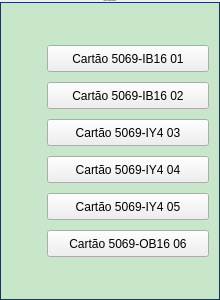
<?xml version="1.0" encoding="UTF-8"?>
<ui version="4.0">
 <class>Form</class>
 <widget class="QWidget" name="Form">
  <property name="geometry">
   <rect>
    <x>0</x>
    <y>0</y>
    <width>220</width>
    <height>300</height>
   </rect>
  </property>
  <property name="minimumSize">
   <size>
    <width>220</width>
    <height>300</height>
   </size>
  </property>
  <property name="maximumSize">
   <size>
    <width>220</width>
    <height>300</height>
   </size>
  </property>
  <property name="windowTitle">
   <string>Controladora Booster</string>
  </property>
  <layout class="QVBoxLayout" name="verticalLayout">
   <property name="spacing">
    <number>0</number>
   </property>
   <property name="leftMargin">
    <number>0</number>
   </property>
   <property name="topMargin">
    <number>0</number>
   </property>
   <property name="rightMargin">
    <number>0</number>
   </property>
   <property name="bottomMargin">
    <number>0</number>
   </property>
   <item>
    <layout class="QVBoxLayout" name="verticalLayout_2">
     <property name="spacing">
      <number>0</number>
     </property>
     <item>
      <widget class="PyDMLabel" name="PyDMLabel">
       <property name="font">
        <font>
         <pointsize>-1</pointsize>
        </font>
       </property>
       <property name="toolTip">
        <string/>
       </property>
       <property name="styleSheet">
        <string notr="true">PyDMLabel {
 qproperty-alignment: AlignCenter;
 border: 1px solid #FF17365D;
 background-color: #FF17365D;
 color: rgb(255, 255, 255);
 min-height: 45px;
 max-height: 45px;
 font-size: 14px;
}</string>
       </property>
       <property name="text">
        <string>Falhas Controladora Booster</string>
       </property>
       <property name="alignment">
        <set>Qt::AlignCenter</set>
       </property>
      </widget>
     </item>
     <item>
      <widget class="QFrame" name="frame">
       <property name="styleSheet">
        <string notr="true">QFrame#frame{
     border: 1px solid #FF17365D;
	 background-color: #c8e6c9;
}

PyDMByteIndicator {
  min-height: 1.50em;
  max-height: 1.50em;
  min-width: 1.50em;
}

PyDMRelatedDisplayButton{
  min-height: 25px;
  max-height: 25px;
  min-width: 160px;
  max-width: 160px;
}</string>
       </property>
       <property name="frameShape">
        <enum>QFrame::StyledPanel</enum>
       </property>
       <property name="frameShadow">
        <enum>QFrame::Raised</enum>
       </property>
       <layout class="QVBoxLayout" name="verticalLayout_3">
        <property name="spacing">
         <number>0</number>
        </property>
        <property name="leftMargin">
         <number>0</number>
        </property>
        <property name="topMargin">
         <number>0</number>
        </property>
        <property name="rightMargin">
         <number>0</number>
        </property>
        <property name="bottomMargin">
         <number>0</number>
        </property>
        <item>
         <layout class="QGridLayout" name="gridLayout">
          <property name="leftMargin">
           <number>5</number>
          </property>
          <property name="topMargin">
           <number>5</number>
          </property>
          <property name="rightMargin">
           <number>5</number>
          </property>
          <property name="bottomMargin">
           <number>5</number>
          </property>
          <property name="horizontalSpacing">
           <number>5</number>
          </property>
          <property name="verticalSpacing">
           <number>10</number>
          </property>
          <item row="2" column="0">
           <widget class="PyDMByteIndicator" name="PyDMByteIndicator_6">
            <property name="sizePolicy">
             <sizepolicy hsizetype="Fixed" vsizetype="Fixed">
              <horstretch>0</horstretch>
              <verstretch>0</verstretch>
             </sizepolicy>
            </property>
            <property name="minimumSize">
             <size>
              <width>27</width>
              <height>27</height>
             </size>
            </property>
            <property name="maximumSize">
             <size>
              <width>30</width>
              <height>27</height>
             </size>
            </property>
            <property name="toolTip">
             <string/>
            </property>
            <property name="channel" stdset="0">
             <string>ca://RA-RaBO02:RF-IntlkCtrl:IY403Fault-Mon.VAL</string>
            </property>
            <property name="onColor" stdset="0">
             <color>
              <red>255</red>
              <green>0</green>
              <blue>0</blue>
             </color>
            </property>
            <property name="offColor" stdset="0">
             <color>
              <red>0</red>
              <green>255</green>
              <blue>0</blue>
             </color>
            </property>
            <property name="showLabels" stdset="0">
             <bool>false</bool>
            </property>
            <property name="circles" stdset="0">
             <bool>true</bool>
            </property>
           </widget>
          </item>
          <item row="4" column="0">
           <widget class="PyDMByteIndicator" name="PyDMByteIndicator_8">
            <property name="sizePolicy">
             <sizepolicy hsizetype="Fixed" vsizetype="Fixed">
              <horstretch>0</horstretch>
              <verstretch>0</verstretch>
             </sizepolicy>
            </property>
            <property name="minimumSize">
             <size>
              <width>27</width>
              <height>27</height>
             </size>
            </property>
            <property name="maximumSize">
             <size>
              <width>30</width>
              <height>27</height>
             </size>
            </property>
            <property name="toolTip">
             <string/>
            </property>
            <property name="channel" stdset="0">
             <string>ca://RA-RaBO02:RF-IntlkCtrl:IY405Fault-Mon.VAL</string>
            </property>
            <property name="onColor" stdset="0">
             <color>
              <red>255</red>
              <green>0</green>
              <blue>0</blue>
             </color>
            </property>
            <property name="offColor" stdset="0">
             <color>
              <red>0</red>
              <green>255</green>
              <blue>0</blue>
             </color>
            </property>
            <property name="showLabels" stdset="0">
             <bool>false</bool>
            </property>
            <property name="circles" stdset="0">
             <bool>true</bool>
            </property>
           </widget>
          </item>
          <item row="5" column="1">
           <widget class="PyDMRelatedDisplayButton" name="PyDMRelatedDisplayButton_8">
            <property name="minimumSize">
             <size>
              <width>162</width>
              <height>27</height>
             </size>
            </property>
            <property name="maximumSize">
             <size>
              <width>162</width>
              <height>27</height>
             </size>
            </property>
            <property name="cursor">
             <cursorShape>ArrowCursor</cursorShape>
            </property>
            <property name="toolTip">
             <string/>
            </property>
            <property name="text">
             <string>Cartão 5069-OB16 06</string>
            </property>
            <property name="filenames" stdset="0">
             <stringlist>
              <string>cartao06_controladora_booster.ui</string>
             </stringlist>
            </property>
            <property name="showIcon" stdset="0">
             <bool>false</bool>
            </property>
            <property name="openInNewWindow" stdset="0">
             <bool>true</bool>
            </property>
           </widget>
          </item>
          <item row="0" column="0">
           <widget class="PyDMByteIndicator" name="PyDMByteIndicator_4">
            <property name="sizePolicy">
             <sizepolicy hsizetype="Fixed" vsizetype="Fixed">
              <horstretch>0</horstretch>
              <verstretch>0</verstretch>
             </sizepolicy>
            </property>
            <property name="minimumSize">
             <size>
              <width>27</width>
              <height>27</height>
             </size>
            </property>
            <property name="maximumSize">
             <size>
              <width>30</width>
              <height>27</height>
             </size>
            </property>
            <property name="toolTip">
             <string/>
            </property>
            <property name="channel" stdset="0">
             <string>ca://RA-RaBO02:RF-IntlkCtrl:IB1601Fault-Mon.VAL</string>
            </property>
            <property name="onColor" stdset="0">
             <color>
              <red>255</red>
              <green>0</green>
              <blue>0</blue>
             </color>
            </property>
            <property name="offColor" stdset="0">
             <color>
              <red>0</red>
              <green>255</green>
              <blue>0</blue>
             </color>
            </property>
            <property name="showLabels" stdset="0">
             <bool>false</bool>
            </property>
            <property name="circles" stdset="0">
             <bool>true</bool>
            </property>
           </widget>
          </item>
          <item row="5" column="0">
           <widget class="PyDMByteIndicator" name="PyDMByteIndicator_9">
            <property name="sizePolicy">
             <sizepolicy hsizetype="Fixed" vsizetype="Fixed">
              <horstretch>0</horstretch>
              <verstretch>0</verstretch>
             </sizepolicy>
            </property>
            <property name="minimumSize">
             <size>
              <width>27</width>
              <height>27</height>
             </size>
            </property>
            <property name="maximumSize">
             <size>
              <width>30</width>
              <height>27</height>
             </size>
            </property>
            <property name="toolTip">
             <string/>
            </property>
            <property name="channel" stdset="0">
             <string>ca://RA-RaBO02:RF-IntlkCtrl:OB1606Fault-Mon.VAL</string>
            </property>
            <property name="onColor" stdset="0">
             <color>
              <red>255</red>
              <green>0</green>
              <blue>0</blue>
             </color>
            </property>
            <property name="offColor" stdset="0">
             <color>
              <red>0</red>
              <green>255</green>
              <blue>0</blue>
             </color>
            </property>
            <property name="showLabels" stdset="0">
             <bool>false</bool>
            </property>
            <property name="circles" stdset="0">
             <bool>true</bool>
            </property>
           </widget>
          </item>
          <item row="1" column="1">
           <widget class="PyDMRelatedDisplayButton" name="PyDMRelatedDisplayButton_4">
            <property name="minimumSize">
             <size>
              <width>162</width>
              <height>27</height>
             </size>
            </property>
            <property name="maximumSize">
             <size>
              <width>162</width>
              <height>27</height>
             </size>
            </property>
            <property name="cursor">
             <cursorShape>ArrowCursor</cursorShape>
            </property>
            <property name="toolTip">
             <string/>
            </property>
            <property name="text">
             <string>Cartão 5069-IB16 02</string>
            </property>
            <property name="filenames" stdset="0">
             <stringlist>
              <string>cartao02_controladora_booster.ui</string>
             </stringlist>
            </property>
            <property name="showIcon" stdset="0">
             <bool>false</bool>
            </property>
            <property name="openInNewWindow" stdset="0">
             <bool>true</bool>
            </property>
           </widget>
          </item>
          <item row="2" column="1">
           <widget class="PyDMRelatedDisplayButton" name="PyDMRelatedDisplayButton_5">
            <property name="sizePolicy">
             <sizepolicy hsizetype="Fixed" vsizetype="Fixed">
              <horstretch>0</horstretch>
              <verstretch>0</verstretch>
             </sizepolicy>
            </property>
            <property name="minimumSize">
             <size>
              <width>162</width>
              <height>27</height>
             </size>
            </property>
            <property name="maximumSize">
             <size>
              <width>162</width>
              <height>27</height>
             </size>
            </property>
            <property name="cursor">
             <cursorShape>ArrowCursor</cursorShape>
            </property>
            <property name="toolTip">
             <string/>
            </property>
            <property name="text">
             <string>Cartão 5069-IY4 03</string>
            </property>
            <property name="filenames" stdset="0">
             <stringlist>
              <string>cartao03_controladora_booster.ui</string>
             </stringlist>
            </property>
            <property name="showIcon" stdset="0">
             <bool>false</bool>
            </property>
            <property name="openInNewWindow" stdset="0">
             <bool>true</bool>
            </property>
           </widget>
          </item>
          <item row="4" column="1">
           <widget class="PyDMRelatedDisplayButton" name="PyDMRelatedDisplayButton_7">
            <property name="minimumSize">
             <size>
              <width>162</width>
              <height>27</height>
             </size>
            </property>
            <property name="maximumSize">
             <size>
              <width>162</width>
              <height>27</height>
             </size>
            </property>
            <property name="cursor">
             <cursorShape>ArrowCursor</cursorShape>
            </property>
            <property name="toolTip">
             <string/>
            </property>
            <property name="text">
             <string>Cartão 5069-IY4 05</string>
            </property>
            <property name="filenames" stdset="0">
             <stringlist>
              <string>cartao05_controladora_booster.ui</string>
             </stringlist>
            </property>
            <property name="showIcon" stdset="0">
             <bool>false</bool>
            </property>
            <property name="openInNewWindow" stdset="0">
             <bool>true</bool>
            </property>
            <property name="passwordProtected" stdset="0">
             <bool>false</bool>
            </property>
           </widget>
          </item>
          <item row="3" column="0">
           <widget class="PyDMByteIndicator" name="PyDMByteIndicator_7">
            <property name="sizePolicy">
             <sizepolicy hsizetype="Fixed" vsizetype="Fixed">
              <horstretch>0</horstretch>
              <verstretch>0</verstretch>
             </sizepolicy>
            </property>
            <property name="minimumSize">
             <size>
              <width>27</width>
              <height>27</height>
             </size>
            </property>
            <property name="maximumSize">
             <size>
              <width>30</width>
              <height>27</height>
             </size>
            </property>
            <property name="toolTip">
             <string/>
            </property>
            <property name="channel" stdset="0">
             <string>ca://RA-RaBO02:RF-IntlkCtrl:IY404Fault-Mon.VAL</string>
            </property>
            <property name="onColor" stdset="0">
             <color>
              <red>255</red>
              <green>0</green>
              <blue>0</blue>
             </color>
            </property>
            <property name="offColor" stdset="0">
             <color>
              <red>0</red>
              <green>255</green>
              <blue>0</blue>
             </color>
            </property>
            <property name="showLabels" stdset="0">
             <bool>false</bool>
            </property>
            <property name="circles" stdset="0">
             <bool>true</bool>
            </property>
           </widget>
          </item>
          <item row="3" column="1">
           <widget class="PyDMRelatedDisplayButton" name="PyDMRelatedDisplayButton_6">
            <property name="minimumSize">
             <size>
              <width>162</width>
              <height>27</height>
             </size>
            </property>
            <property name="maximumSize">
             <size>
              <width>162</width>
              <height>27</height>
             </size>
            </property>
            <property name="cursor">
             <cursorShape>ArrowCursor</cursorShape>
            </property>
            <property name="toolTip">
             <string/>
            </property>
            <property name="text">
             <string>Cartão 5069-IY4 04</string>
            </property>
            <property name="filenames" stdset="0">
             <stringlist>
              <string>cartao04_controladora_booster.ui</string>
             </stringlist>
            </property>
            <property name="showIcon" stdset="0">
             <bool>false</bool>
            </property>
            <property name="openInNewWindow" stdset="0">
             <bool>true</bool>
            </property>
           </widget>
          </item>
          <item row="1" column="0">
           <widget class="PyDMByteIndicator" name="PyDMByteIndicator_5">
            <property name="sizePolicy">
             <sizepolicy hsizetype="Fixed" vsizetype="Fixed">
              <horstretch>0</horstretch>
              <verstretch>0</verstretch>
             </sizepolicy>
            </property>
            <property name="minimumSize">
             <size>
              <width>27</width>
              <height>27</height>
             </size>
            </property>
            <property name="maximumSize">
             <size>
              <width>30</width>
              <height>27</height>
             </size>
            </property>
            <property name="toolTip">
             <string/>
            </property>
            <property name="channel" stdset="0">
             <string>ca://RA-RaBO02:RF-IntlkCtrl:IB1602Fault-Mon.VAL</string>
            </property>
            <property name="onColor" stdset="0">
             <color>
              <red>255</red>
              <green>0</green>
              <blue>0</blue>
             </color>
            </property>
            <property name="offColor" stdset="0">
             <color>
              <red>0</red>
              <green>255</green>
              <blue>0</blue>
             </color>
            </property>
            <property name="showLabels" stdset="0">
             <bool>false</bool>
            </property>
            <property name="circles" stdset="0">
             <bool>true</bool>
            </property>
           </widget>
          </item>
          <item row="0" column="1">
           <widget class="PyDMRelatedDisplayButton" name="PyDMRelatedDisplayButton_3">
            <property name="sizePolicy">
             <sizepolicy hsizetype="Minimum" vsizetype="Fixed">
              <horstretch>190</horstretch>
              <verstretch>25</verstretch>
             </sizepolicy>
            </property>
            <property name="minimumSize">
             <size>
              <width>162</width>
              <height>27</height>
             </size>
            </property>
            <property name="maximumSize">
             <size>
              <width>162</width>
              <height>27</height>
             </size>
            </property>
            <property name="cursor">
             <cursorShape>ArrowCursor</cursorShape>
            </property>
            <property name="toolTip">
             <string/>
            </property>
            <property name="text">
             <string>Cartão 5069-IB16 01</string>
            </property>
            <property name="filenames" stdset="0">
             <stringlist>
              <string>cartao01_controladora_booster.ui</string>
             </stringlist>
            </property>
            <property name="showIcon" stdset="0">
             <bool>false</bool>
            </property>
            <property name="openInNewWindow" stdset="0">
             <bool>true</bool>
            </property>
           </widget>
          </item>
         </layout>
        </item>
       </layout>
      </widget>
     </item>
    </layout>
   </item>
  </layout>
 </widget>
 <customwidgets>
  <customwidget>
   <class>PyDMLabel</class>
   <extends>QLabel</extends>
   <header>pydm.widgets.label</header>
  </customwidget>
  <customwidget>
   <class>PyDMByteIndicator</class>
   <extends>QWidget</extends>
   <header>pydm.widgets.byte</header>
  </customwidget>
  <customwidget>
   <class>PyDMRelatedDisplayButton</class>
   <extends>QPushButton</extends>
   <header>pydm.widgets.related_display_button</header>
  </customwidget>
 </customwidgets>
 <resources/>
 <connections/>
</ui>
